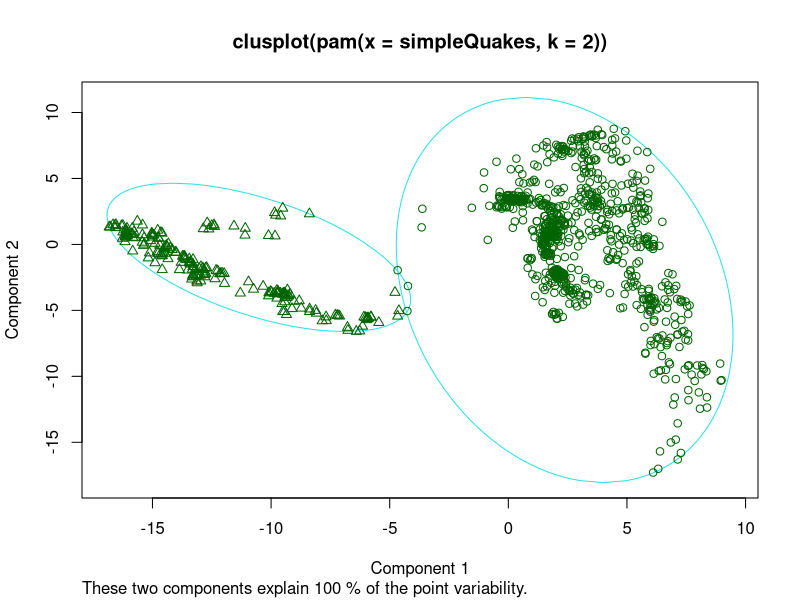
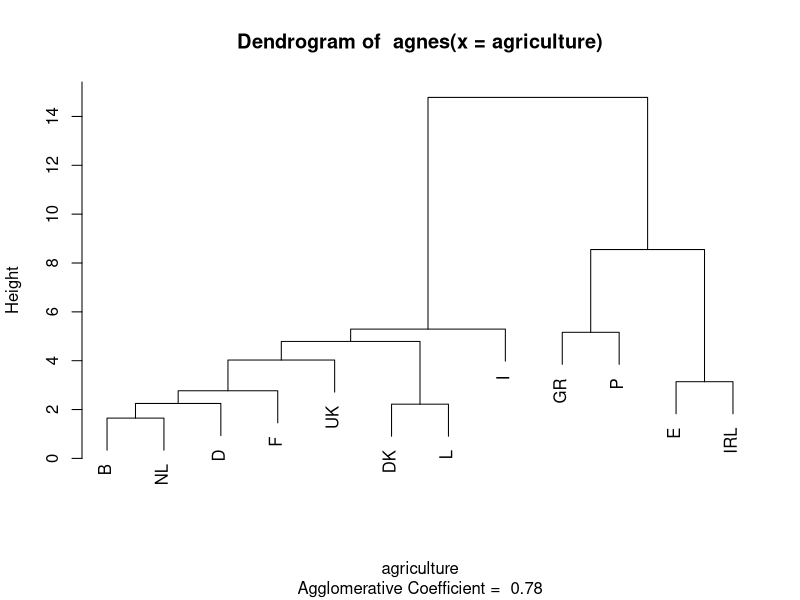
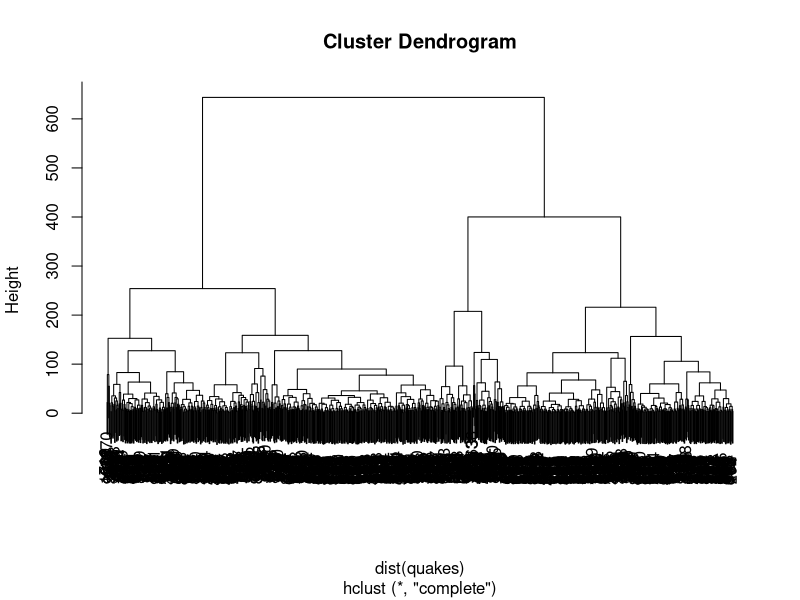
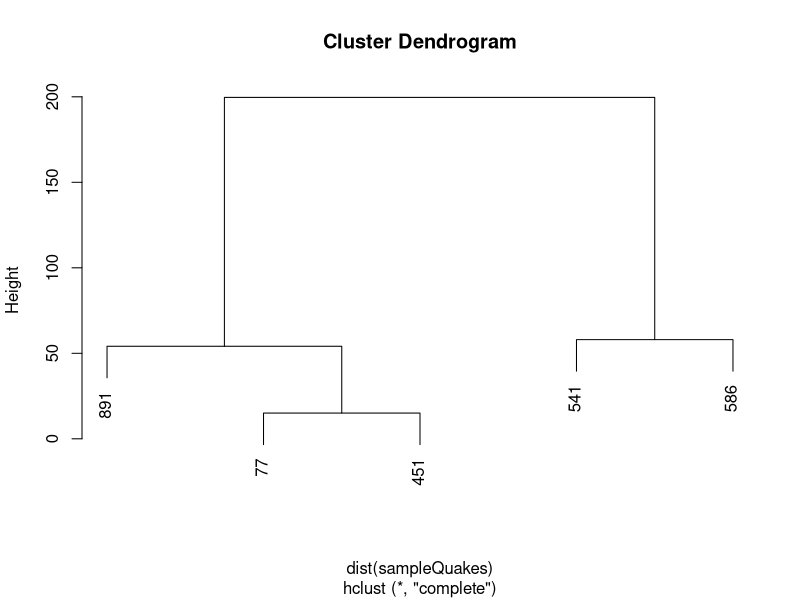
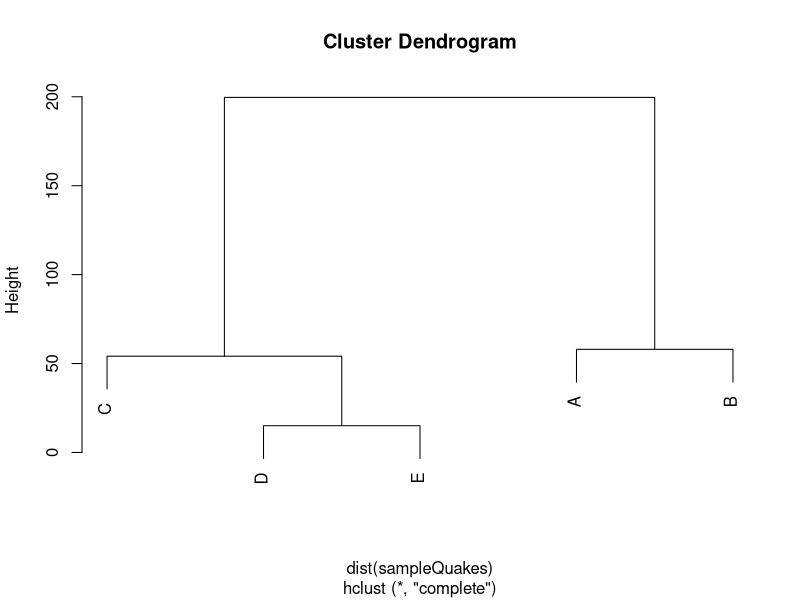

The R source for these figures, in order:
## ---- chunk 1
knitr::opts_chunk$set(echo = TRUE)
library(cluster)

## ---- chunk 2
simpleQuakes <- quakes[,c("long","lat")]
mypam <- pam(simpleQuakes,2) # assuming 2 medoids

# components of mypam - see pam.object
# for example...
mypam$medoids # coordinates of medoids
mypam$id.med # indices of medoids (i.e. simpleQuakes[mypam$id.med,])

# mypam$clustering # which points belong to which medoid
# same as... pam(simpleQuakes, 4, cluster.only = TRUE)


# plotting PAM
#plot(mypam)
#plot(mypam, ask = TRUE) # menu for plots

#map("worldHires","Fiji", xlim=c(160,190), ylim =c(-40,-15))
plot(mypam, which.plots = 1)

## ---- chunk 3
agnes(agriculture)
## ---- chunk 4
plot(agnes(agriculture), which.plots = 2)
## ---- chunk 5
# builds a dendogram

# what is a distance matrix? (distance between points)
sampleQuakes <- quakes[sample(1:length(quakes$lat), 5),] # demonstrate a small set
sampleQuakes # here's the data
dist(sampleQuakes) # here's the distance matrix

# now here's a hierarchical cluster
hclust(dist(quakes)) # returns an hclust object

plot(hclust(dist(quakes))) # overplot
plot(hclust(dist(sampleQuakes))) # more approachable
# starts with one cluster per element
# Progressing up dendrogram produces larger clusters until one cluster at top
# Labels are row numbers. 
plot(hclust(dist(sampleQuakes)),
     labels = c(LETTERS[1:length(sampleQuakes)])) # labeled points

## ---- chunk 6
daisy(head(agriculture))
